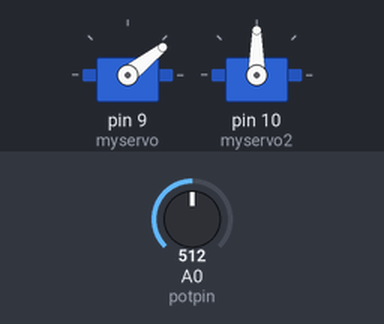
Simulated run of this sketch. Board: Arduino Uno, built with avr-gcc and run on an emulated ATmega328P. Parts: 2 × servo. The inputs (shaded band) are chosen by the test bench; at power-on: A0 (potpin) = 512.

Above: at 1.2 s.
1.3 s: A0 (potpin) set to 716
At 1.72 s:
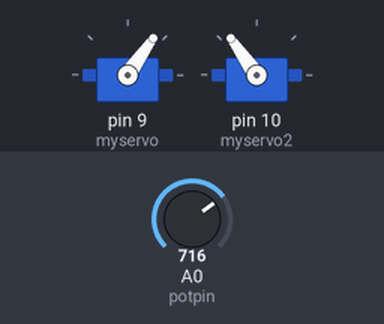
4.3 s: A0 (potpin) set to 900
At 4.45 s:
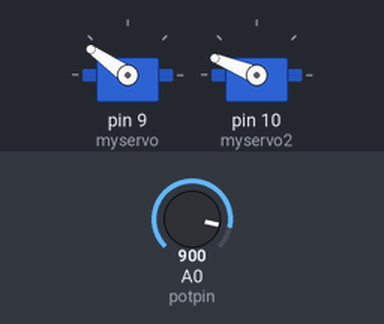
7.3 s: A0 (potpin) set to 1023
At 7.48 s:
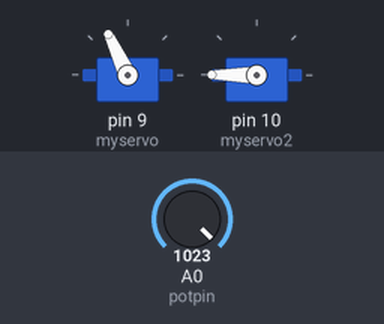
10.3 s: A0 (potpin) set to 511
At 10.82 s:
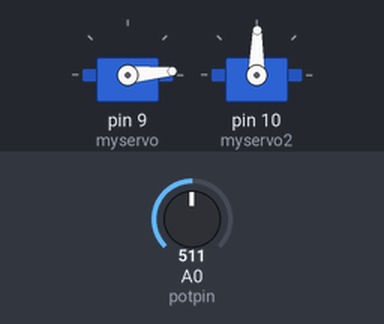
13.3 s: A0 (potpin) set to 306
At 13.54 s:
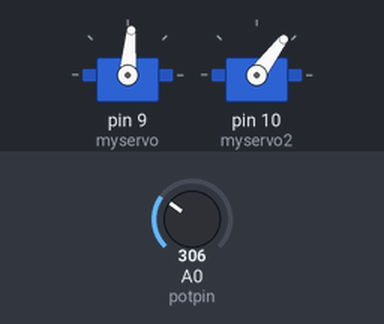
Timing chart, 0 to 23.3 s (numbered marks = the images above; inputs shaded):
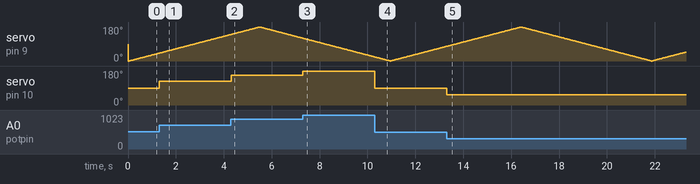

Measured:
- after the input at 1.3 s, servo on pin 10 (myservo2): 90° → 125° at once
- after the input at 4.3 s, servo on pin 10 (myservo2): 125° → 158° at once
- after the input at 7.3 s, servo on pin 10 (myservo2): 158° → 180° at once
- after the input at 10.3 s, servo on pin 10 (myservo2): 180° → 89° at once
- after the input at 13.3 s, servo on pin 10 (myservo2): 89° → 53° at once

The sketch:

RotatoryEncoder_Example.ino
```cpp
/*
 Controlling a servo position using a potentiometer (variable resistor)
 by Michal Rinott <http://people.interaction-ivrea.it/m.rinott>

 modified on 8 Nov 2013
 by Scott Fitzgerald
 http://www.arduino.cc/en/Tutorial/Knob
*/

#include <Servo.h>

Servo myservo;// create servo object to control a servo
Servo myservo2;

int potpin = 0;  // analog pin used to connect the potentiometer
int val;    // variable to read the value from the analog pin
bool goRight = true;
int grade = 0;

void setup() {
  myservo.attach(9);  // attaches the servo on pin 9 to the servo object
  myservo2.attach(10);
  delay(15);
  myservo2.write(90);
  myservo.write(0);
  delay(15);
}

void loop() {
  rotateSensor2();
  val = analogRead(potpin);            // reads the value of the potentiometer (value between 0 and 1023)
  val = map(val, 0, 1023, 0, 180);     // scale it to use it with the servo (value between 0 and 180)
  //myservo.write(val);                  // sets the servo position according to the scaled value
  myservo2.write(val);
 // delay(15);// waits for the servo to get there

}
/*void rotateSensor(){
if(goRight){
  for(int i=0;i<=180;i++){
    myservo.write(i);
    delay(40);
    i++;
    }
    goRight = false;
}else{
  for(int i=180;i>=0;i--){
    myservo.write(i);
    delay(40);
    i--;
  }
  goRight = true;
  }
}*/
void rotateSensor2(){
  if(goRight){
    myservo.write(grade);
    delay(30);
    grade++;
    }else{
      myservo.write(grade);
    delay(30);
    grade--;
      }
    if(grade>=180 || grade<=0){
      goRight=!goRight;;
      }
  }
```
